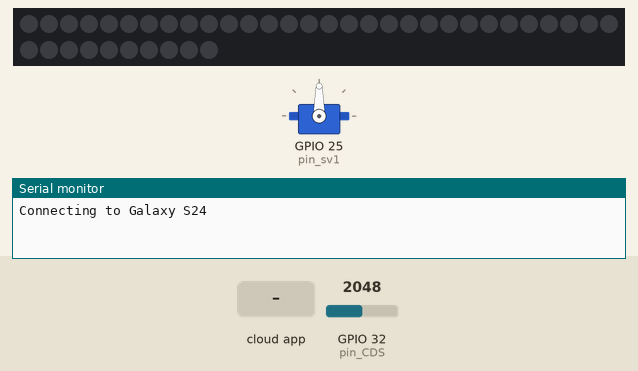
This sketch was run on a simulated ESP32. Parts: 40 RGB LEDs in strip order, left to right, continuing on the next row, servo, the last lines printed to the serial monitor. Inputs (shaded band) come from the test bench; at power-on: GPIO 32 (pin_CDS) = 2048. WiFi joins after 1.5 s; servers stay silent unless stated; the Firebase database answers and starts empty.

Above: at 0.1 s.
At 2.7 s:
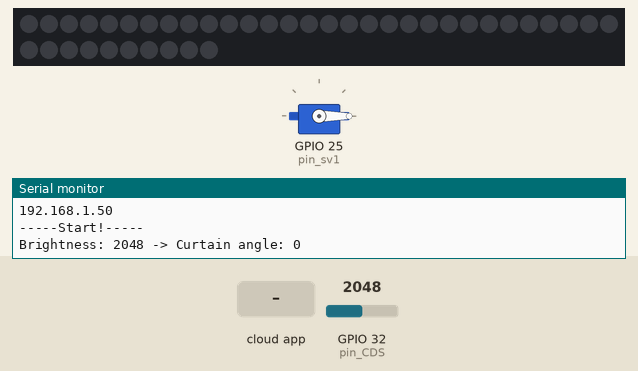
2.8 s: GPIO 32 (pin_CDS) set to 656
4.3 s: GPIO 32 (pin_CDS) set to 539
At 5.2 s:
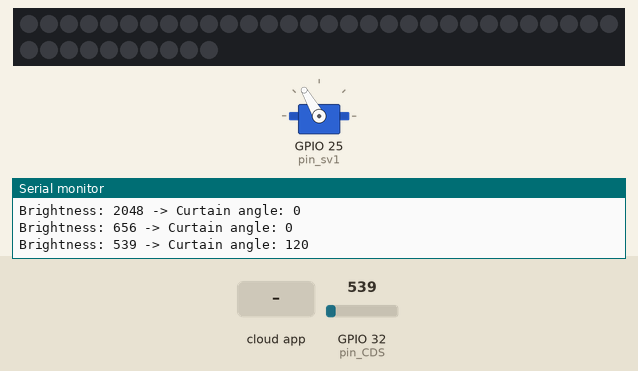
9.4 s: the phone or cloud app sets angle1 to 1
14.5 s: GPIO 32 (pin_CDS) set to 640
19.6 s: GPIO 32 (pin_CDS) set to 560
Timing chart, 0 to 25.7 s (numbered marks = the images above; inputs shaded):
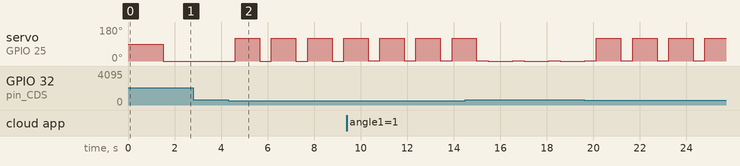

Measured:
- the behaviour switches between 600 and 599 on GPIO 32 (pin_CDS) (found by bisection; images 1 and 2)
- after the input at 4.3 s, servo on GPIO 25 (pin_sv1): alternates 120° for 1.1 s and 0° for 0.50 s, starting after 0.31 s

The sketch:

MotorAndLED.ino
```cpp
//LED strip 1개, 서보모터 2개, exterior 조도센서 1개

//library include
#include <WiFi.h>
#include <ESP32Firebase.h>  //firebase module
#include <Adafruit_NeoPixel.h> //led strip module
#include <ESP32Servo.h> //서보 모터 module

//pin setting
//조도 센서
#define pin_CDS 32
//LED strip
#define pin_led 12
#define num_led 40
//서보 모터
#define pin_sv1 25

//WiFi setting
const char *ssid = "Galaxy S24"; //Wifi ssid here
const char *password = "xbmv2457"; //Wifi password here

//Firebase setting
#define REFERENCE_URL "cookiot-test-default-rtdb.firebaseio.com/"
Firebase firebase(REFERENCE_URL);

//LED setting
Adafruit_NeoPixel leds = Adafruit_NeoPixel(num_led, pin_led, NEO_GRB+NEO_KHZ800);

//Servo setting
Servo sv1;

//wifi connecting function
void connect_wifi(){
  Serial.println();
  Serial.println();
  Serial.print("Connecting to ");
  Serial.println(ssid);

  WiFi.begin(ssid, password);

  while (WiFi.status() != WL_CONNECTED) {
    delay(500);
    Serial.print(".");
  }

  Serial.println("");
  Serial.println("WiFi connected.");
  Serial.println("IP address: ");
  Serial.println(WiFi.localIP());
}

void move_curtain(int bright){
  // 밝기 값이 600보다 작으면 서보 모터 각도를 0도로, 크면 140도로 설정
  int angle = (bright < 600) ? 120 : 0;

  // 서보 모터를 해당 각도로 이동
  sv1.write(angle);

  Serial.print("Brightness: ");
  Serial.print(bright);
  Serial.print(" -> Curtain angle: ");
  Serial.println(angle);
}

void setup() {
  Serial.begin(115200);

  //LED
  leds.begin();
  leds.show();

  //servo
  sv1.attach(pin_sv1);

  //Wifi connect
  connect_wifi();

  //init LED & Servo
  sv1.write(0);
  for(int i = 0;i < num_led;i++){
    leds.setPixelColor(i, 0, 0, 0);
  }
  leds.show();

  //start
  Serial.println("-----Start!-----");
}

void loop() {
  //Getting Brightness And Upload to firebase
  int brightness_out = analogRead(pin_CDS);
  move_curtain(brightness_out);
  firebase.setInt("Sensors/Brightness/exterior", brightness_out);

  //Turn on LED
  int numl = firebase.getInt("LED/NUMS");
  int brightl = firebase.getInt("LED/Brightness");
  int led_r = firebase.getInt("LED/R");
  int led_g = firebase.getInt("LED/G");
  int led_b = firebase.getInt("LED/B");
  leds.setBrightness(brightl);
  for(int i = 0;i < numl;i++){
    leds.setPixelColor(i, led_r, led_g, led_b);
  }
  leds.show();

  //Move Servo Motor
  int ang1 = firebase.getInt("Servo/angle1");
  sv1.write(ang1);

  delay(500);
}
```
